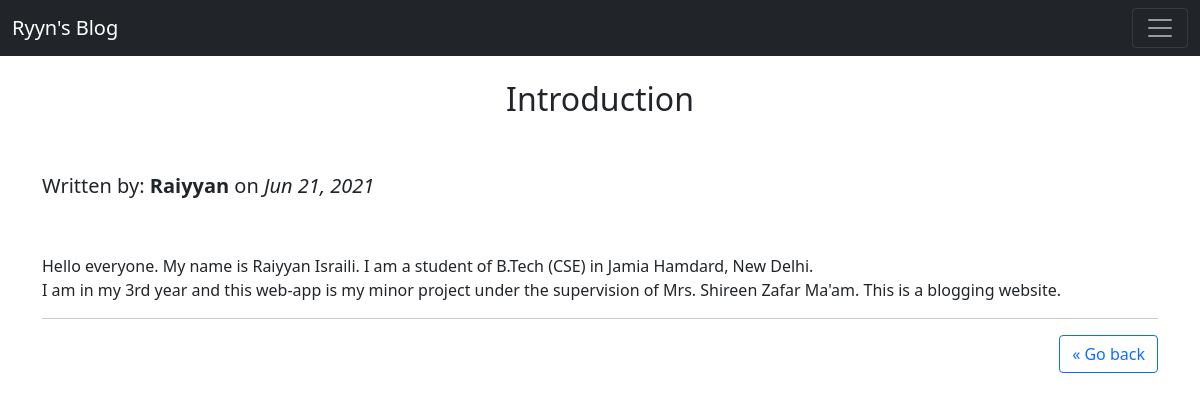
Page /posts/blog/1 on the committed database.
### app.py (models this page shows, shortened)
class BlogPost(db.Model):
    id = db.Column(db.Integer, primary_key=True)
    title = db.Column(db.String(100), nullable=False)
    content = db.Column(db.Text, nullable=False)
    author = db.Column(db.String(20), nullable=False, default='Anonymous')
    date_posted = db.Column(db.DateTime, nullable=False, default=datetime.now())

### app.py (the view)
@app.route('/posts/blog/<int:id>')
def blog(id):
    post = BlogPost.query.get_or_404(id)
    return render_template('blog.html', post=post)

### templates/blog.html (shortened to what this page needs)
{% extends 'base.html' %}
{% block body %}
<br>
<h2 style="text-align: center;">{{post.title}}</h2>
<br>
<br>
    {% if post.author %}
        <h5>Written by: <b>{{ post.author }}</b> on <i>{{post.date_posted.strftime('%b %d, %Y')}}</i></h5>
    {% else %}
        <h5>Written by <b>Anonymous</b> on <i>{{post.date_posted.strftime('%b %d, %Y')}}</i></h5>
    {% endif %}
    <br>
    <br>
    <p style="white-space: pre-wrap;">{{ post.content }}</p>
    <hr>
    <a style="float: right;" class="btn btn-outline-primary" href="/posts">&laquo; Go back</a>
{% endblock %}

### rows in the picture
BlogPost: title "Introduction", author "Raiyyan", date_posted "Jun 21, 2021", content "Hello everyone. My name is Raiyyan Israili. I am a student of B.Tech (CSE) in Jamia Hamdard, New Delhi. I am in my 3rd year and this web-app is my minor project under the supervision of Mrs. Shireen Zafar Ma'am. This is a blogging website."
